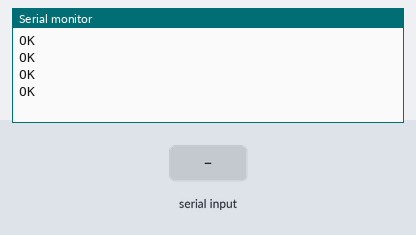
Bench run of a sketch on a simulated Arduino Uno, built with avr-gcc and run on an emulated ATmega328P. Shown: the last lines printed to the serial monitor. Inputs (shaded band) come from the test bench. The modem accepts every AT command (registered, SIM ready, sends succeed) and sends nothing else.

Above: at 7.6 s.
7.7 s: "o\n" received over Serial
At 8.5 s:
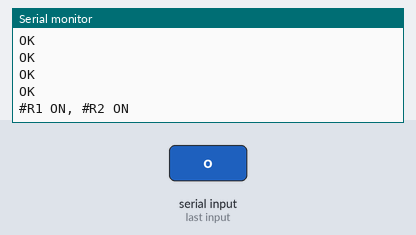
9.2 s: "ATE0\n" received over the second serial link
At 11.4 s:
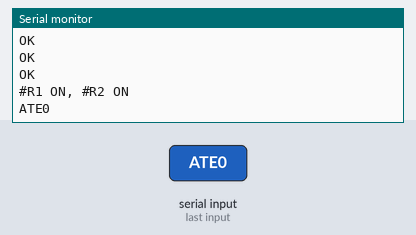
11.7 s: "r\n" received over Serial
At 12.7 s:
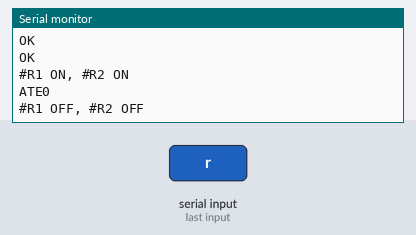
13.2 s: "on\n" received over the second serial link
At 15.4 s:
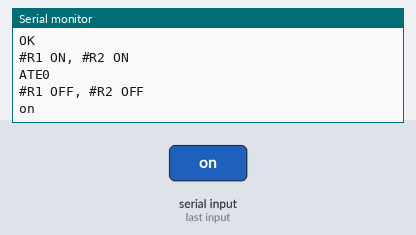
15.7 s: "1\n" received over the second serial link
At 17.6 s:
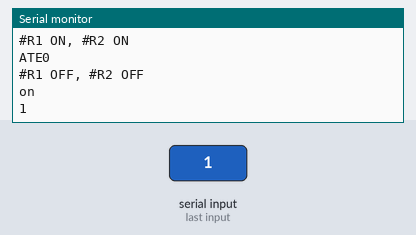
18.2 s: "off\n" received over the second serial link
At 19.6 s:
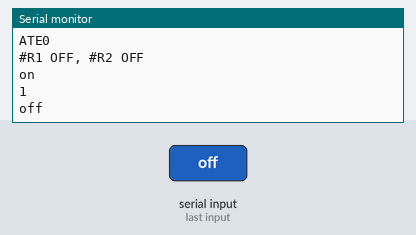

Measured:
- after the input at 7.7 s, the serial monitor: prints a new line after 0.05 s (image 1)
- after the input at 9.2 s, the serial monitor: prints a new line after 1.1 s (image 2)
- after the input at 11.7 s, the serial monitor: prints a new line after 0.05 s (image 3)
- after the input at 13.2 s, the serial monitor: prints a new line after 1.1 s (image 4)
- after the input at 15.7 s, the serial monitor: prints a new line after 1.0 s (image 5)
- after the input at 18.2 s, the serial monitor: prints a new line after 1.1 s (image 6)

The sketch:

gsm_relay.ino
```cpp
#include "config.h" // see sample_config.h and save as config.h
#include <SoftwareSerial.h>

#define R1 4 // relay #1 pin
#define R2 5 // relay #2 pin

String r1State = "OFF";
String r2State = "OFF";
String tel;
bool smsSend = false;

//Input String
String input;
String input1;


SoftwareSerial gsm(2, 3); // RX, TX


void setup() {
  Serial.begin(9600);
  delay(5000);
  gsm.begin(9600);
  delay(1000);
  gsmSetup();

  pinMode(R1, OUTPUT);
  pinMode(R2, OUTPUT);
}

void loop() {
  if (smsSend == true) {
    smsSend = false;
    sendSms(tel, "Relay status: #1 " + r1State + ", #2 " + r2State);
  }

  if (gsm.available()) {
    input1 = "";
    input1 = gsm.readStringUntil('\r');
    gsm.read();
    delay(50);

    if (input1.length() > 0) {
      parseCmd(input1);
    }

    Serial.println(input1);
  }
  if (Serial.available()) {
    input = "";

    //Read Serial input to the end of line
    input = Serial.readStringUntil('\n');
    Serial.read();
    delay(50);

    if (input.length() > 0) {
      parseCmd(input);
      gsm.print(input + '\r');
    }

  }

}

void gsmSetup() {
  gsm.print("AT+CMGF=1\r");
  delay(100);
  gsm.print("AT+CSCS=\"GSM\"\r");
  delay(100);
  gsm.print("AT+CNMI=2,2,0,0,0\r");
  delay(100);
//  gsm.println("AT+CSMS=1"); // SMS GSM03.40 and GSM03.41;SMS related AT commands support GSM07.05 Phase 2+
//  delay(100);
  gsm.println("AT+CLIP=1");  // turn on Caller ID
  delay(100);
//  gsm.println("AT+CMEE=0");
//  delay(100);
//  gsm.println("ATE0"); // set ECHO 0
//  delay(100);
}

void sendSms(String num, String msg) {
  delay(5000);
  gsm.println("AT+CMGF=1"); // AT command to send SMS message
  delay(100);
  gsm.print("AT+CMGS=");                                     // recipient's mobile number, in international format E.123
  delay(100);
  gsm.println("\"" + num + "\"");
  delay(100);
  gsm.println(msg); // message to send
  delay(100);
  gsm.println((char)26);   // End AT command with a ^Z, ASCII code 26
  delay(100);
}

void parseCmd(String in) {
  String arg1 = getValue(in, ' ', 0);
  String arg2 = getValue(in, ' ', 1);
  String arg3 = getValue(in, ' ', 2);

  mainControl(arg1, arg2, arg3);
}

void mainControl(String arg1, String arg2, String arg3) {
  if (arg1.equalsIgnoreCase("on") && arg2.equals("1")) {
    relayControl(R1, HIGH);
    printState();
  }
  else if (arg1.equalsIgnoreCase("off") && arg2.equals("1")) {
    relayControl(R1, LOW);
    printState();
  }
  else if ((arg1.equalsIgnoreCase("on") && arg2.equals("all")) || (arg1.equalsIgnoreCase("o") && arg2.equals(""))) {
    relayControl(R1, HIGH);
    relayControl(R2, HIGH);
    printState();
  }
  else if ((arg1.equalsIgnoreCase("off") && arg2.equals("all")) || (arg1.equalsIgnoreCase("r") && arg2.equals(""))) {
    relayControl(R1, LOW);
    relayControl(R2, LOW);
    printState();
  }
  else if (arg1.equalsIgnoreCase("stat")) {
    printState();
    smsSend = true;
  }
  else if (arg1.equals("+CMT:")) {
    tel = arg2.substring(2, 14); // detect phone number from incoming sms
  }
  else if (arg1.equals("RING")) {
    gsm.println("AT+CLIP=1");
    delay(100);
  }
  else if (arg1.equals("+CLIP:")) {
    tel = arg2.substring(1, 13); // detect phone number from incoming call
    // Serial.println(tel);
    if ((tel == TEL1 || tel == TEL2)) {
      Serial.println("Phone number in white list!");
      checkRelays();
      gsm.println("AT+CLIP=0");
      delay(100);
      gsm.println("ATH0");
      delay(100);
    }
    else {
      Serial.println("Phone number not in white list!");
    }
  }
  else if (arg1.equals("ATH0")) {
    gsm.println("AT+CLIP=1");
    delay(100);
    smsSend = true;
    printState();
  }
//  else {
//    Serial.println("Invalid input!");
//  }
}

void checkRelays() {
  if (r1State == "ON") {
    relayControl(R1, LOW);
  }
  else if (r1State == "OFF") {
    relayControl(R1, HIGH);
  }
  if (r2State == "ON") {
    relayControl(R2, LOW);
  }
  else if (r2State == "OFF") {
    relayControl(R2, HIGH);
  }
}

void relayControl(int pin, int state) {
  digitalWrite(pin, state);

  String s;
  if (state == 0) {
    s = "OFF";
  }
  else if (state == 1) {
    s = "ON";
  }

  if (pin == R1) {
    r1State = s;
  }
  else if (pin == R2) {
    r2State = s;
  }
}

void printState() {
  Serial.println("#R1 " + r1State + ", #R2 " + r2State);
}

// http://stackoverflow.com/questions/9072320/split-string-into-string-array
String getValue(String data, char separator, int index)
{
  int found = 0;
  int strIndex[] = {0, -1};
  int maxIndex = data.length()-1;

  for(int i=0; i<=maxIndex && found<=index; i++){
    if(data.charAt(i)==separator || i==maxIndex){
        found++;
        strIndex[0] = strIndex[1]+1;
        strIndex[1] = (i == maxIndex) ? i+1 : i;
    }
  }

  return found>index ? data.substring(strIndex[0], strIndex[1]) : "";
}
```

sample_config.h
```cpp
#define TEL1 "380991234567" // sample
#define TEL2 "380991234567" // sample
```
